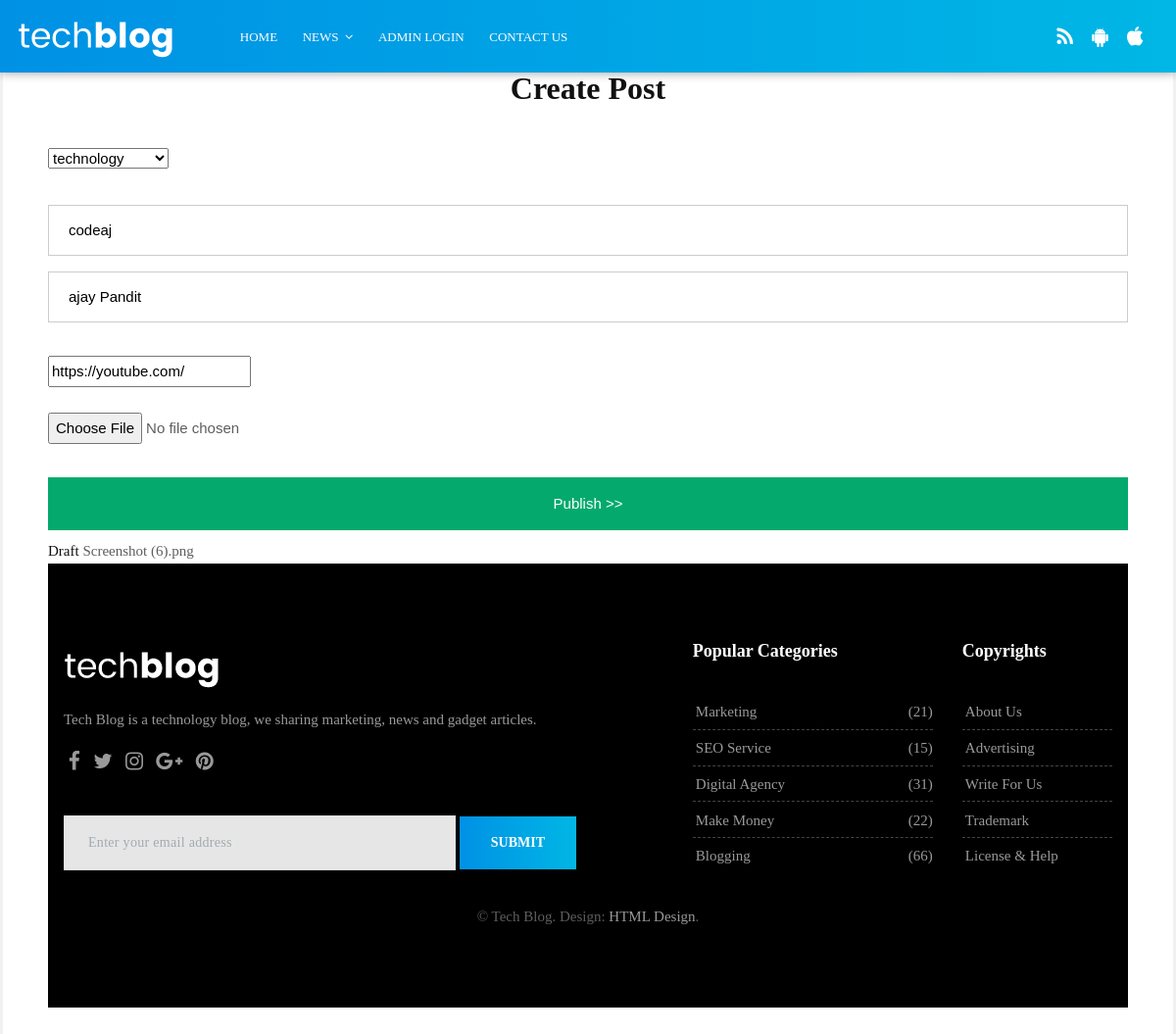
The app's page /edit/3, older data.
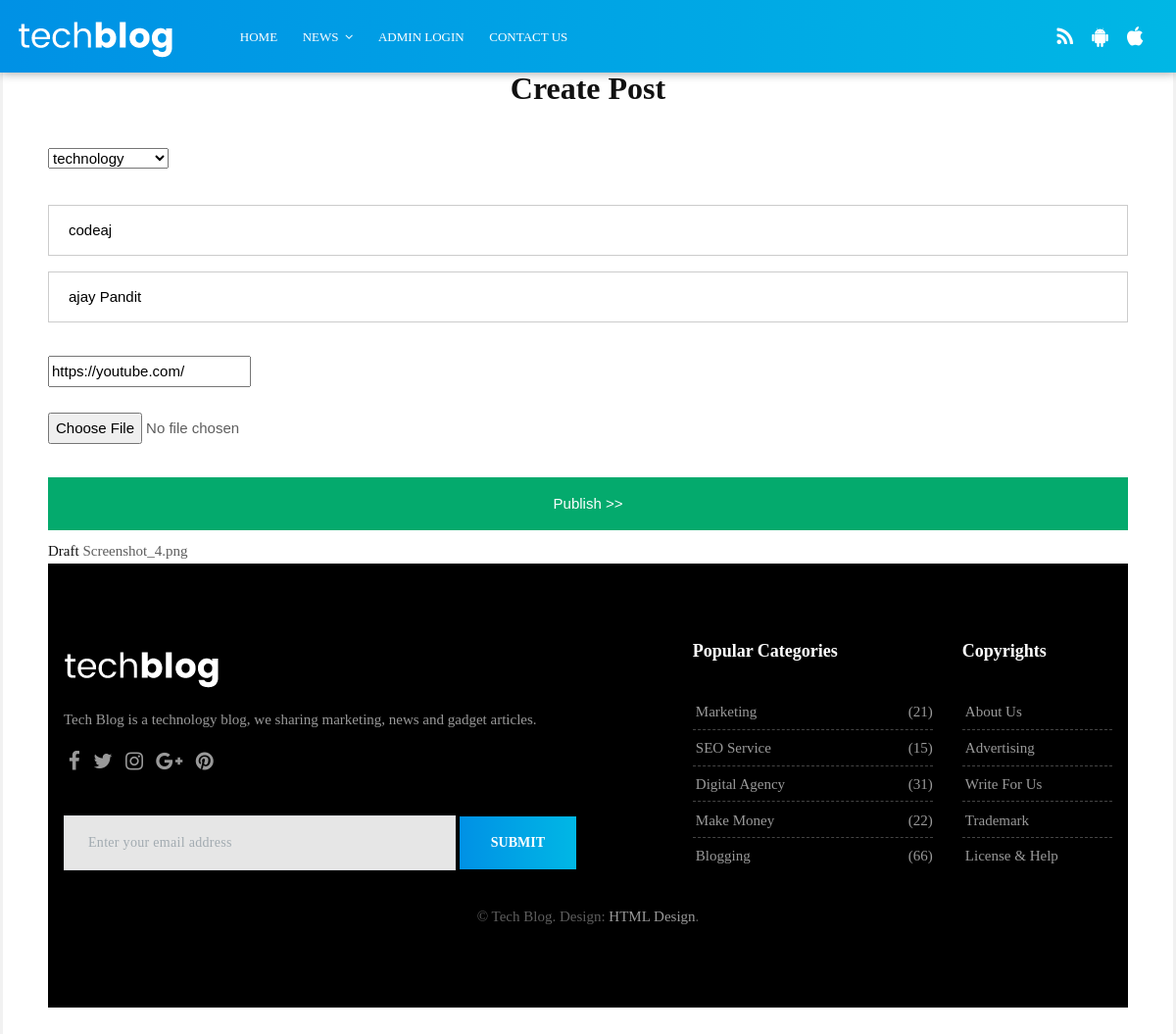
The same page, newer data.
### info/models.py (models this page shows)
class blog_table(models.Model):
    title = models.TextField()
    des = models.TextField()
    category = models.TextField()
    pub_draft = models.BooleanField()
    youtube_link = models.URLField(max_length=300,null=True)
    date = models.DateField(null=False , blank=False)
    time = models.TimeField(null=False , blank=False)
    image = models.ImageField(null=True,blank=True,upload_to='')
    subscribe = models.EmailField(max_length=250,null=True,blank=True)

### blog/views.py (the view, shortened to what this page needs)
# urls.py: path("edit/<int:id>",views.edit,name='edit'),
def edit(request,id):
    data=blog_table.objects.get(id=id)
    fil = blog_table.objects.filter(id=id)
    print(data)
    return render (request,'post.html',{'data':fil,'cat':category})

### templates/post.html (shortened to what this page needs)
{% extends 'tech-index.html' %}
{% block content %}
    <form class="form" method="post" enctype="multipart/form-data">
          <div class="imgcontainer">
            <h1>Create Post</h1>
          </div>
          <div class="container">
              <select name="category" >
                <option value="{{data.0.category}}">{{data.0.category}}</option>
            </select><br><br>
            <input type="text" placeholder="Title" value="{{data.0.title}}" name="title" required>
            <input type="text" placeholder="Decriptions" value="{{data.0.des}}" name="dec" aria-multiline="true" height="100px" required>
<br><br>
            <input type="url" value="{{data.0.youtube_link}}" placeholder="Youtube Link" name="ytub" >
<br><br>
            <input type="file" value="{{data.0.image}}" placeholder="Image" name="img" accept="image/*">
<br><br>
            <button class="login" type="submit">Publish >> </button>
              <a href="http://127.0.0.1:8000/draft/">Draft</a>
        </form>
{{data.0.image}}
{% endblock %}

Row changes from the older to the newer data that the page shows:
changed blog_table "technology": image "Screenshot (6).png" → "Screenshot_4.png"
